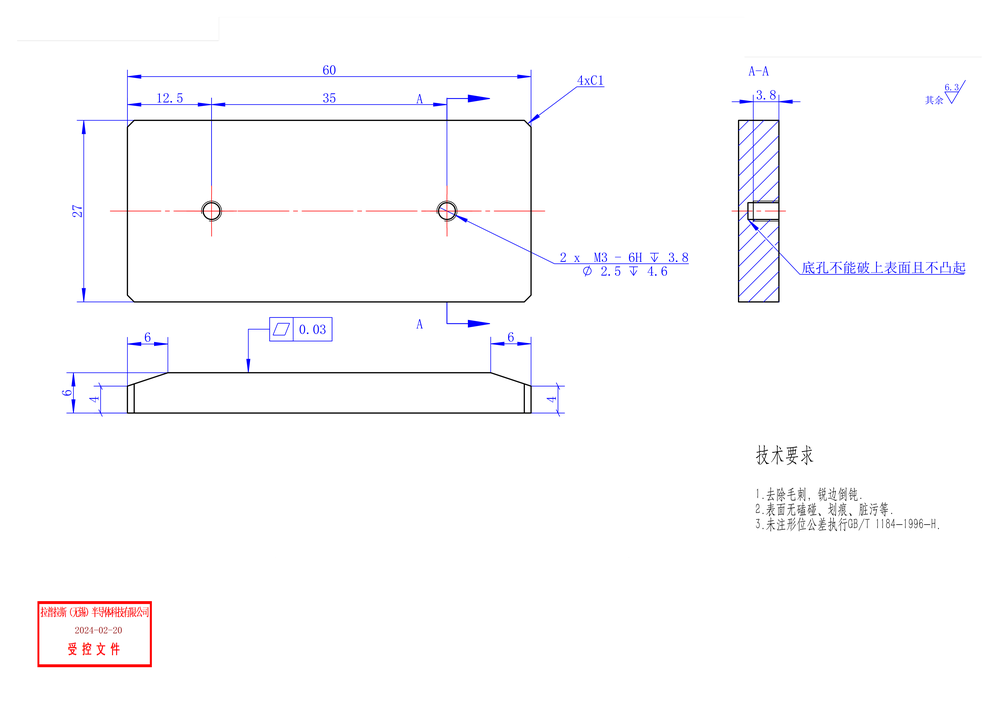
#> input picture DataFlow/LayoutSamples/main_img/2023-2024-1-1004.png, 999 x 706 px, shrunk from 5894 x 4167 before the run
$ python -i layout_clean.py   (imports and definitions only)
#> lines starting #> are read from the running program, lines starting #| are printed output that depends on the picture; after the words box and inside, x2 and y2 are one past the last pixel; in counts of white or black regions, pixels touching at a corner belong together
### src/vlm_cadcoder/utils/json_utils.py
from __future__ import annotations

import json
import os
import tempfile
from pathlib import Path
from typing import Any


def read_json(path: str | Path) -> Any:
    with Path(path).open("r", encoding="utf-8") as f:
        return json.load(f)


def write_json(path: str | Path, data: Any) -> None:
    target = Path(path)
    target.parent.mkdir(parents=True, exist_ok=True)
    temp_path: Path | None = None
    try:
        with tempfile.NamedTemporaryFile(
            "w",
            encoding="utf-8",
            newline="\n",
            dir=target.parent,
            prefix=f".{target.name}.",
            suffix=".tmp",
            delete=False,
        ) as f:
            temp_path = Path(f.name)
            json.dump(data, f, ensure_ascii=False, indent=2)
            f.write("\n")
            f.flush()
            os.fsync(f.fileno())
        temp_path.replace(target)
    finally:
        if temp_path is not None and temp_path.exists():
            temp_path.unlink()


# [6 lines left out: function append_jsonl, not called in this run]

### src/vlm_cadcoder/dataflow/layout_schema.py
from __future__ import annotations

from dataclasses import dataclass, field
from typing import Any


@dataclass(frozen=True)
class BBox:
    x1: int
    y1: int
    x2: int
    y2: int

    @property
    def width(self) -> int:
        return max(0, self.x2 - self.x1)

    @property
    def height(self) -> int:
        return max(0, self.y2 - self.y1)

    @property
    def area(self) -> int:
        return self.width * self.height

    def clamp(self, image_width: int, image_height: int) -> BBox:
        return BBox(
            x1=max(0, min(self.x1, image_width)),
            y1=max(0, min(self.y1, image_height)),
            x2=max(0, min(self.x2, image_width)),
            y2=max(0, min(self.y2, image_height)),
        )

    # [7 lines left out: function pad, not called in this run]

    def as_list(self) -> list[int]:
        return [self.x1, self.y1, self.x2, self.y2]


@dataclass(frozen=True)
class LayoutRegion:
    region_id: str
    region_type: str
    bbox: BBox
    action: str
    preserve_as_crop: bool
    confidence: float
    source: str
    metadata: dict[str, Any] = field(default_factory=dict)

    # [11 lines left out: function to_dict, not called in this run]


@dataclass(frozen=True)
class LayoutCleaningResult:
    sample_id: str
    page: int
    image_size: tuple[int, int]
    layout_path: str
    clean_image_path: str
    mask_path: str
    overlay_path: str | None
    regions: list[LayoutRegion]

### src/vlm_cadcoder/dataflow/layout_clean.py
from __future__ import annotations

from dataclasses import dataclass
from pathlib import Path
from typing import Iterable

from PIL import Image, ImageDraw

from vlm_cadcoder.utils.json_utils import write_json

from .layout_schema import BBox, LayoutCleaningResult, LayoutRegion


@dataclass(frozen=True)
class LayoutCleanConfig:
    dark_threshold: int = 190
    neutral_delta: int = 36
    horizontal_min_ratio: float = 0.025
    vertical_min_ratio: float = 0.025
    edge_margin_ratio: float = 0.025
    region_padding_px: int = 22
    border_padding_px: int = 12
    left_table_max_x_ratio: float = 0.48
    bottom_table_min_y_ratio: float = 0.78
    bottom_table_min_y2_ratio: float = 0.92
    bottom_table_min_width_ratio: float = 0.25
    bottom_table_min_area_ratio: float = 0.01
    bottom_table_search_min_y_ratio: float = 0.62
    bottom_table_max_height_ratio: float = 0.38
    bottom_table_max_area_ratio: float = 0.32
    revision_min_x_ratio: float = 0.62
    revision_max_y_ratio: float = 0.16
    min_grid_segments: int = 8
    min_grid_intersections: int = 4
    component_gap_px: int = 14
    component_frame_margin_ratio: float = 0.04
    inner_frame_edge_ratio: float = 0.08
    inner_frame_min_length_ratio: float = 0.60
    inner_frame_padding_px: int = 18
    inner_frame_group_gap_px: int = 8
    corner_metadata_edge_ratio: float = 0.22
    corner_metadata_max_y_ratio: float = 0.16
    corner_metadata_min_width_ratio: float = 0.015
    corner_metadata_min_height_ratio: float = 0.006
    corner_metadata_max_width_ratio: float = 0.28
    corner_metadata_max_height_ratio: float = 0.10
    corner_metadata_max_area_ratio: float = 0.025
    corner_metadata_padding_px: int = 14
    existing_region_overlap_skip_ratio: float = 0.35
    max_revision_height_ratio: float = 0.085
    max_revision_area_ratio: float = 0.025
    max_hole_table_width_ratio: float = 0.56
    technical_block_min_y_ratio: float = 0.68
    technical_block_max_x_ratio: float = 0.45
    technical_block_anchor_max_x_ratio: float = 0.18
    technical_block_min_width_ratio: float = 0.04
    technical_block_min_height_ratio: float = 0.035
    technical_block_column_gap_px: int = 140
    technical_block_row_gap_px: int = 70
    technical_block_long_h_ratio: float = 0.12
    technical_block_long_v_ratio: float = 0.12
    technical_block_min_pixels: int = 80


@dataclass(frozen=True)
class LineSegment:
    axis: str
    x1: int
    y1: int
    x2: int
    y2: int

    @property
    def length(self) -> int:
        return self.x2 - self.x1 if self.axis == "h" else self.y2 - self.y1

    @property
    def cx(self) -> float:
        return (self.x1 + self.x2) / 2

    @property
    def cy(self) -> float:
        return (self.y1 + self.y2) / 2


@dataclass(frozen=True)
class LineComponent:
    segments: list[LineSegment]

    @property
    def horizontal_segments(self) -> list[LineSegment]:
        return [segment for segment in self.segments if segment.axis == "h"]

    @property
    def vertical_segments(self) -> list[LineSegment]:
        return [segment for segment in self.segments if segment.axis == "v"]

    @property
    def bbox(self) -> BBox:
        return _segments_bbox(self.segments)


def clean_layout_page(
    image_path: str | Path,
    dataflow_root: str | Path = "DataFlow",
    sample_id: str | None = None,
    page: int = 1,
    output_stem: str | None = None,
    config: LayoutCleanConfig | None = None,
    save_crops: bool = True,
    save_overlay: bool = True,
) -> LayoutCleaningResult:
    """Remove page-frame and table regions while preserving image coordinates."""
#> called with dataflow_root = 'DataFlow', page = 1, save_crops = True, save_overlay = True
    cfg = config or LayoutCleanConfig()
    source = Path(image_path)
    resolved_sample_id = sample_id or source.stem
    stem = output_stem or f"page_{page:03d}"

    root = Path(dataflow_root)
    layout_dir = root / "03.LayoutAnalysis" / resolved_sample_id
    clean_dir = root / "04.CleanPNG" / resolved_sample_id
    crop_dir = layout_dir / "regions"
    layout_dir.mkdir(parents=True, exist_ok=True)
    clean_dir.mkdir(parents=True, exist_ok=True)
    if save_crops:
        crop_dir.mkdir(parents=True, exist_ok=True)

    image = Image.open(source).convert("RGB")
#> image is the input picture: PIL image 999x706 RGB; mean R, G, B 251.7, 251.1, 252.7
    regions = detect_layout_regions(image, cfg)
    clean_image, mask = whiten_regions(image, regions)

    clean_path = clean_dir / f"{stem}_clean.png"
    mask_path = clean_dir / f"{stem}_remove_mask.png"
    overlay_path = layout_dir / f"{stem}_overlay.png" if save_overlay else None
    layout_path = layout_dir / f"{stem}_layout.json"

    clean_image.save(clean_path)
    mask.save(mask_path)
    if overlay_path:
        draw_overlay(image, regions).save(overlay_path)

    region_dicts = []
    for region in regions:
        item = region.to_dict()
        if save_crops and region.preserve_as_crop and region.bbox.area > 0:
            crop_path = crop_dir / f"{region.region_id}_{region.region_type}.png"
            image.crop(tuple(region.bbox.as_list())).save(crop_path)
            item["crop_path"] = crop_path.as_posix()
        region_dicts.append(item)

    width, height = image.size
    write_json(
        layout_path,
        {
            "sample_id": resolved_sample_id,
            "page": page,
            "source_image": source.as_posix(),
            "image_size": [width, height],
            "coordinate_system": "image_xy_top_left",
            "method": {
                "name": "rule_based_line_component_layout_cleaner",
                "version": "0.4.0",
                "config": cfg.__dict__,
            },
            "regions": region_dicts,
            "outputs": {
                "clean_image": clean_path.as_posix(),
                "remove_mask": mask_path.as_posix(),
                "overlay": overlay_path.as_posix() if overlay_path else None,
            },
        },
    )

    return LayoutCleaningResult(
        sample_id=resolved_sample_id,
        page=page,
        image_size=(width, height),
        layout_path=layout_path.as_posix(),
        clean_image_path=clean_path.as_posix(),
        mask_path=mask_path.as_posix(),
        overlay_path=overlay_path.as_posix() if overlay_path else None,
        regions=regions,
    )


def detect_layout_regions(image: Image.Image, config: LayoutCleanConfig | None = None) -> list[LayoutRegion]:
    cfg = config or LayoutCleanConfig()
    try:
        import numpy as np
    except ImportError as exc:
        raise RuntimeError("Layout cleaning requires numpy on the server.") from exc

    rgb = np.asarray(image.convert("RGB"))
    height, width = rgb.shape[:2]
    neutral_dark = _neutral_dark_mask(rgb, cfg.dark_threshold, cfg.neutral_delta)
    h_segments = _extract_runs(neutral_dark, "h", max(64, int(width * cfg.horizontal_min_ratio)))
    v_segments = _extract_runs(neutral_dark, "v", max(64, int(height * cfg.vertical_min_ratio)))
    corner_segments = _extract_runs(
        neutral_dark,
        "h",
        max(12, int(width * cfg.corner_metadata_min_width_ratio)),
    ) + _extract_runs(
        neutral_dark,
        "v",
        max(8, int(height * cfg.corner_metadata_min_height_ratio)),
    )

    regions: list[LayoutRegion] = []
    next_id = _region_id_factory()
    regions.extend(_detect_border_strips(h_segments, v_segments, width, height, cfg, next_id))
    components = _build_line_components(h_segments + v_segments, width, height, cfg)
    corner_components = _build_line_components(corner_segments, width, height, cfg)
    table_candidates = _detect_table_regions(components, rgb, width, height, cfg)
    table_candidates.extend(_detect_bottom_table_band_regions(h_segments, v_segments, rgb, width, height, cfg))
    for region_type, bbox, confidence, meta in table_candidates:
        regions.append(
            LayoutRegion(
                region_id=next_id(),
                region_type=region_type,
                bbox=bbox.pad(cfg.region_padding_px, width, height),
                action="remove_from_clean_page",
                preserve_as_crop=True,
                confidence=confidence,
                source="line_run_grid_rules",
                metadata=meta,
            )
        )
    regions.extend(_detect_inner_frame_strips(v_segments, width, height, cfg, next_id))
    regions.extend(_detect_corner_metadata_boxes(corner_components, width, height, cfg, next_id, regions))
    regions.extend(_detect_technical_requirement_regions(neutral_dark, width, height, cfg, next_id))
    return _deduplicate_regions(regions)


def whiten_regions(image: Image.Image, regions: Iterable[LayoutRegion]) -> tuple[Image.Image, Image.Image]:
    clean = image.convert("RGB").copy()
    mask = Image.new("L", clean.size, 0)
    clean_draw = ImageDraw.Draw(clean)
    mask_draw = ImageDraw.Draw(mask)
    for region in regions:
        if region.action != "remove_from_clean_page" or region.bbox.area == 0:
            continue
        box = tuple(region.bbox.as_list())
        clean_draw.rectangle(box, fill=(255, 255, 255))
        mask_draw.rectangle(box, fill=255)
    return clean, mask


def draw_overlay(image: Image.Image, regions: Iterable[LayoutRegion]) -> Image.Image:
    overlay = image.convert("RGB").copy()
    draw = ImageDraw.Draw(overlay)
    colors = {
        "page_border": (255, 0, 0),
        "hole_table": (255, 128, 0),
        "title_or_tolerance_table": (180, 0, 255),
        "revision_table": (0, 160, 255),
        "technical_requirements": (0, 170, 80),
        "inner_frame_strip": (255, 64, 64),
        "corner_metadata_box": (0, 120, 220),
    }
    for region in regions:
        color = colors.get(region.region_type, (0, 200, 0))
        box = tuple(region.bbox.as_list())
        draw.rectangle(box, outline=color, width=8)
        draw.text((region.bbox.x1 + 8, region.bbox.y1 + 8), region.region_type, fill=color)
    return overlay


def _neutral_dark_mask(rgb, dark_threshold: int, neutral_delta: int):
#> called with dark_threshold = 190, neutral_delta = 36
    import numpy as np

    max_channel = rgb.max(axis=2)
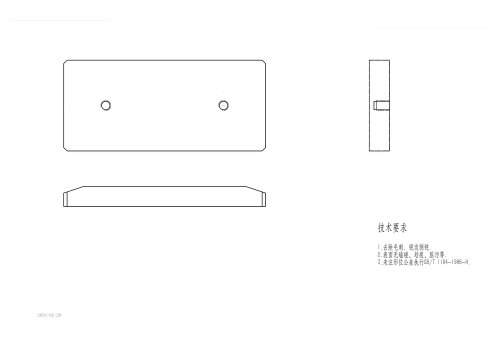
#> max_channel: shape (706, 999) (shown at 1/2 size); min 0, max 255, mean 253.3
    min_channel = rgb.min(axis=2)
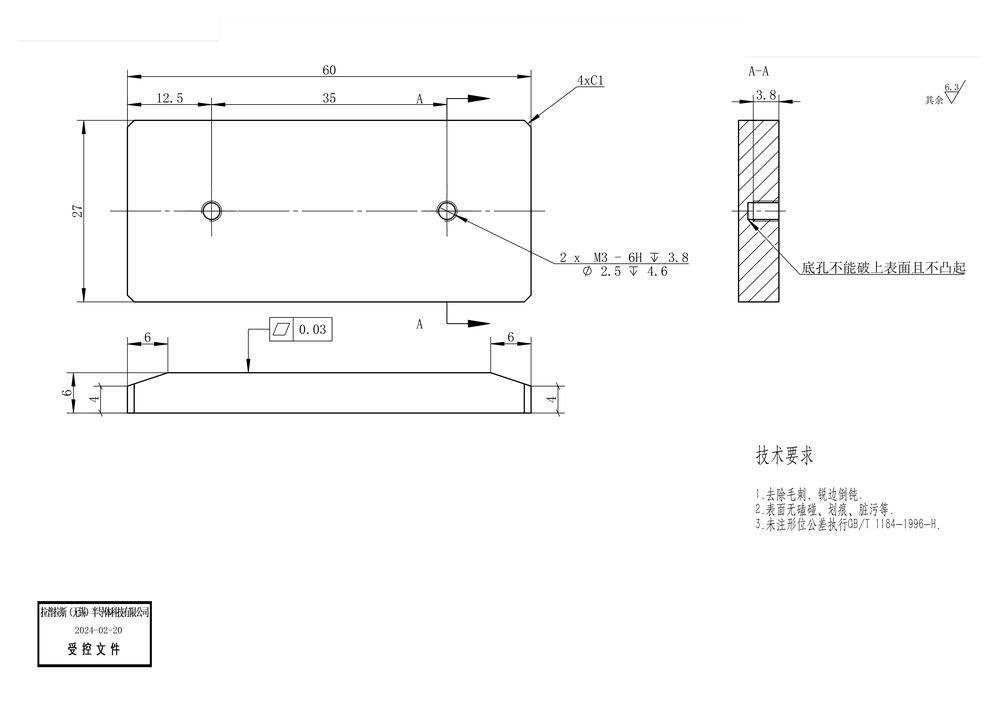
#> min_channel: shape (706, 999); min 0, max 255, mean 251
    return (max_channel < dark_threshold) & ((max_channel - min_channel) <= neutral_delta)
#> returned value: shape (706, 999) bool; 0.97% white in thin lines or dots, all inside (x1, y1, x2, y2) = (127, 119, 939, 531)
#> (the rest of the program and of its run is left out)
